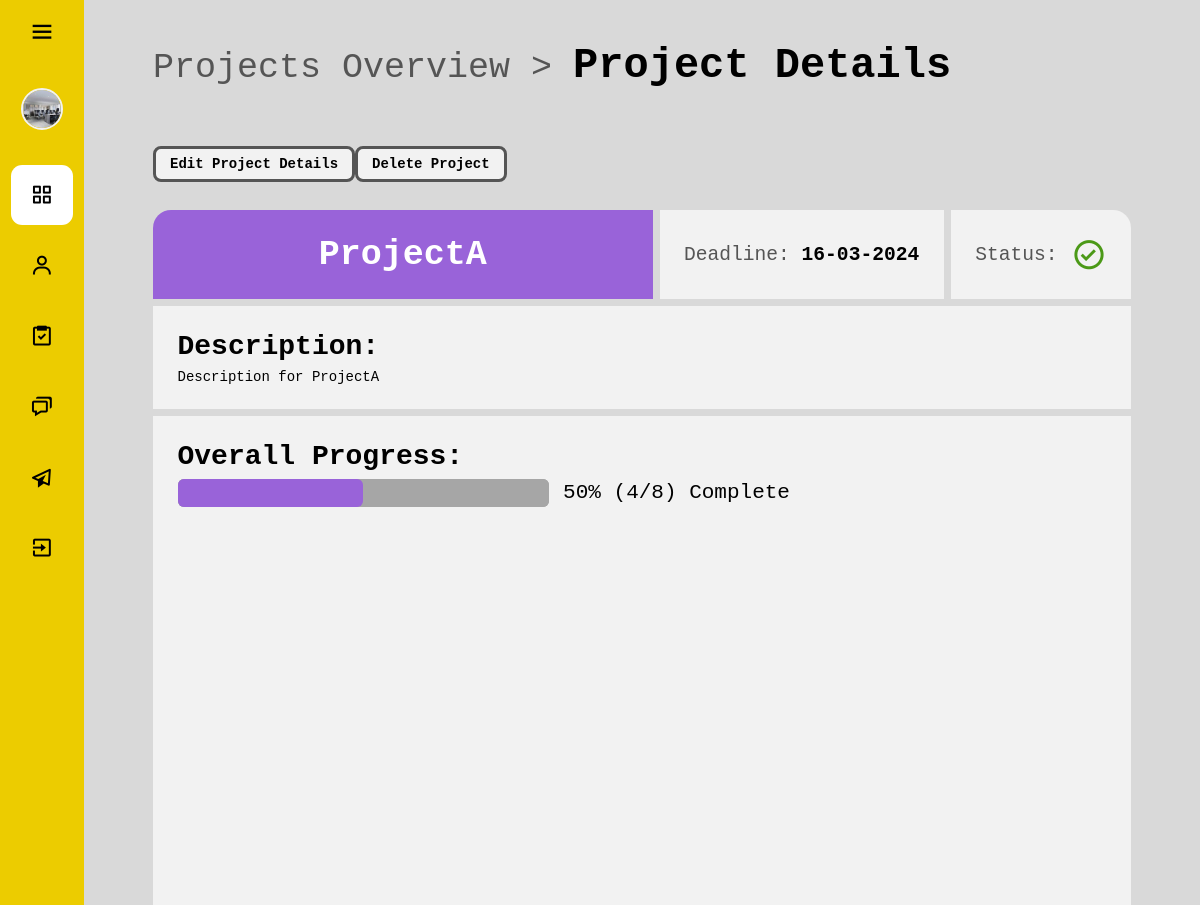
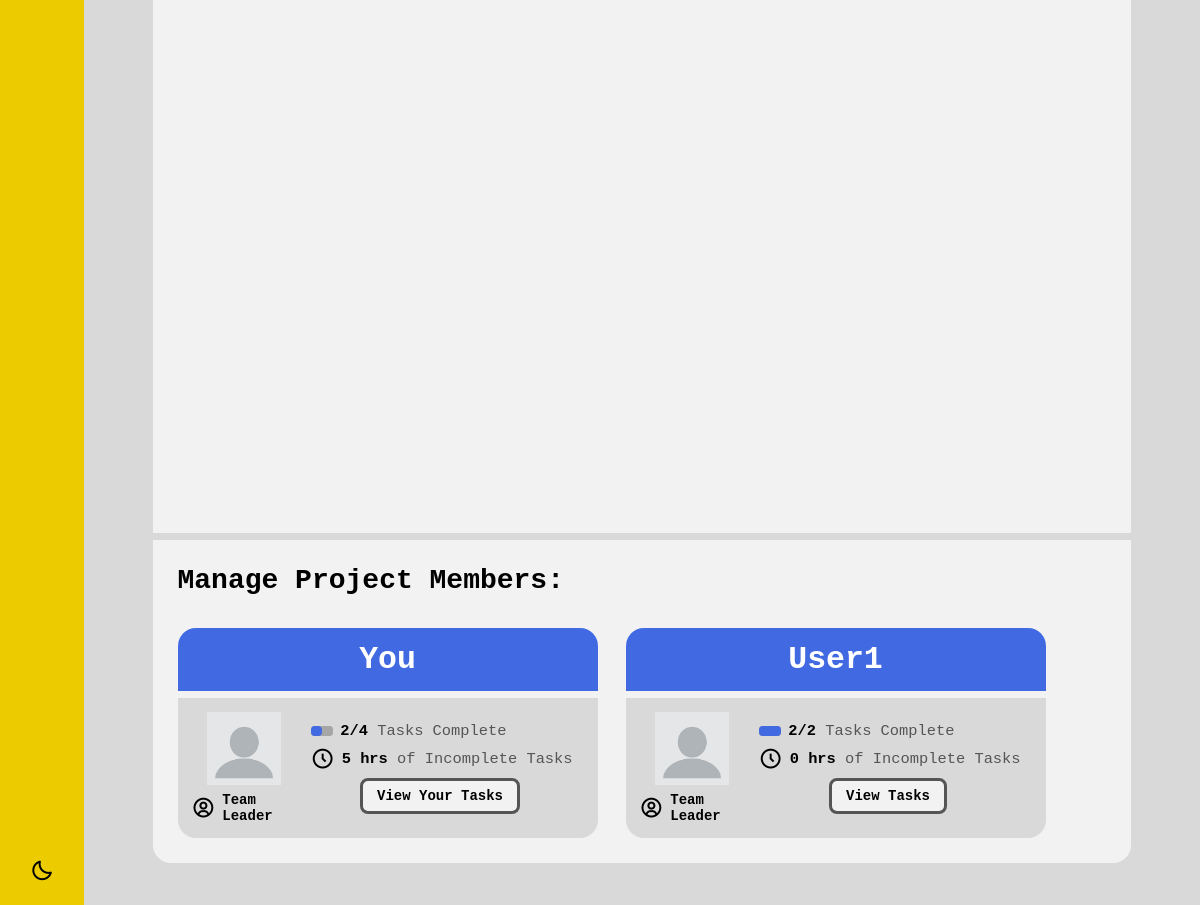
/part_2_system/php-pages/manager/project-details.php?id=1 (signed in), run on the app's committed database (2 pictures, top to bottom).
### tables this page shows
CREATE TABLE `projects` (
  `ProjectID` int(11) NOT NULL,
  `ProjectName` varchar(255) NOT NULL,
  `Description` varchar(255) DEFAULT NULL,
  `DueDate` date DEFAULT NULL,
  `Status` varchar(50) DEFAULT NULL,
  `ManagerID` int(11) DEFAULT NULL,
  `Colour` varchar(20) DEFAULT NULL
);

CREATE TABLE `users` (
  `UserID` int(11) NOT NULL,
  `Username` varchar(255) NOT NULL,
  `Email` varchar(255) NOT NULL,
  `Password` varchar(255) NOT NULL,
  `UserType` varchar(50) NOT NULL,
  `isMod` int(11) NOT NULL
);

CREATE TABLE `userprojects` (
  `UserID` int(11) NOT NULL,
  `ProjectID` int(11) NOT NULL,
  `IsTeamLeader` tinyint(1) NOT NULL
);

### part_2_system/php-pages/other/project-queries.php (called while the page is built, shortened)
<?php
function getProjectData($conn, $projectID) {
    $sql = "SELECT *
            FROM projects p
            LEFT JOIN userprojects up ON p.ProjectID = up.ProjectID
            WHERE p.ProjectID = " . $projectID;
    $result = $conn->query($sql);
    $project = $result->fetch_assoc();
    return $project;
}
function getProjectTaskCountData($conn, $projectID) {
    $sql = "SELECT
                p.ProjectID,
                p.ProjectName,
                SUM(CASE WHEN t.TaskStatus = 'Complete' THEN 1 ELSE 0 END) AS TotalComplete,
                SUM(CASE WHEN t.TaskStatus != 'Complete' THEN 1 ELSE 0 END) AS TotalIncomplete
            FROM
                projects p
            LEFT JOIN
                taskprojects tp ON p.ProjectID = tp.ProjectID
            LEFT JOIN
                tasks t ON tp.TaskID = t.TaskID
            WHERE
                p.ProjectID = ". $projectID ."
            GROUP BY
                p.ProjectID, p.ProjectName;";
    $result = query($conn, $sql);
    $project_task_count = $result->fetch_assoc();
    $project_task_count["Total"] = $project_task_count["TotalComplete"] + $project_task_count["TotalIncomplete"];
    $total = $project_task_count["Total"];
    $project_task_count["ProgressFraction"] = $project_task_count["TotalComplete"] . "/" . $total;
    $project_task_count["ProgressPercent"] = ($total > 0) ? strval(intval($project_task_count["TotalComplete"] / $total * 100)) : 0;
    return $project_task_count;
}
function getMemberData($conn, $project_id, $include_task_count_data = false) {
    $sql = "SELECT
                u.*
            FROM
                users u
            LEFT JOIN
                userprojects up ON u.UserID = up.UserID
            WHERE
                up.ProjectID = ". $project_id ."
            GROUP BY
                u.UserID, u.Username;";
    $result = query($conn, $sql);
    $project_members = [];
    foreach ($result->fetch_all(MYSQLI_ASSOC) as $member) {
        $project_members[$member["UserID"]] = $member;
    }
    if ($include_task_count_data) {
        $task_count_per_member = getMemberTaskCountData($conn, $project_id);
        foreach ($project_members as $user_id => $member_data) {
            $task_count_data = $task_count_per_member[$user_id];
            $project_members[$user_id]["TaskCountData"] = $task_count_data;
        }
    }
    return $project_members;
}
function getMemberTaskCountData($conn, $project_id) {
    $sql = "SELECT
                u.UserID,
                u.Username,
                SUM(CASE WHEN tp.ProjectID = ".$project_id." AND t.TaskStatus = 'Complete' THEN 1 ELSE 0 END) AS TotalComplete,
                SUM(CASE WHEN tp.ProjectID = ".$project_id." AND t.TaskStatus != 'Complete' THEN 1 ELSE 0 END) AS TotalIncomplete,
                SUM(CASE WHEN tp.ProjectID = ".$project_id." AND t.TaskStatus != 'Complete' THEN t.TaskDuration ELSE 0 END) AS TotalIncompleteDuration,
                SUM(CASE WHEN tp.ProjectID = ".$project_id." THEN t.TaskDuration ELSE 0 END) AS TotalDuration
            FROM
                users u
            LEFT JOIN
                userprojects up ON up.UserID = u.UserID
            LEFT JOIN
                usertasks ut ON ut.UserID = u.UserID
            LEFT JOIN
                tasks t ON t.TaskID = ut.TaskID
            LEFT JOIN
                taskprojects tp ON tp.TaskID = ut.TaskID
            WHERE
                up.ProjectID = ".$project_id."
            GROUP BY
                u.UserID";
    $result = query($conn, $sql);
    $task_count_per_user = [];
    foreach ($result->fetch_all(MYSQLI_ASSOC) as $row) {
        $total = $row["TotalComplete"] + $row["TotalIncomplete"];
        $task_count_per_user[$row["UserID"]] = [
            "Username" => $row["Username"],
            "TotalComplete" => $row["TotalComplete"],
            "TotalIncomplete" => $row["TotalIncomplete"],
            "Total" => $total,
            "TotalIncompleteDuration" => $row["TotalIncompleteDuration"],
            "TotalDuration" => $row["TotalDuration"],
            "ProgressFraction" => $row["TotalComplete"] . "/" . $total,
            "ProgressPercent" => ($total > 0) ? strval(intval($row["TotalComplete"] / $total * 100)) : 0
        ];
    }
    return $task_count_per_user;
}
function isTeamLeader($conn, $user_id, $project_id) {
    $sql = "SELECT *
            FROM userprojects
            WHERE UserID = " . $user_id . " AND ProjectID = " . $project_id;
    $result = query($conn, $sql);
    if ($result->num_rows == 0) {
        return "0";
    }
    else {
        $user_project_data = $result->fetch_assoc();
        return ($user_project_data["IsTeamLeader"]);
    }
}

### part_2_system/server.php (called while the page is built, shortened)
<?php
function query($conn,$sql){
    $result = $conn->query($sql);
    return $result;
}
?>

### part_2_system/php-pages/other/status-icon.php (called while the page is built)
<?php
function getStatusIconClass($status) {
    $icon_classes = [
        "ongoing" => "bx-refresh",
        "complete" => "bx-check-circle",
        "paused" => "bx-pause-circle",
        "overdue" => "bx-alarm-exclamation",
        "not started" => "bx-dots-horizontal-rounded"
    ];
    $status = strtolower($status);
    return $icon_classes[$status];
}

### part_2_system/php-pages/manager/project-details.php (the view, shortened to what this page needs)
<?php
$project_id = $_GET["id"];
include_once "../../server.php";
include_once "../other/project-queries.php";
include_once "../other/status-icon.php";
include_once "../components/sidebar-component.php";
$conn = connect();
$project_data = getProjectData($conn, $project_id);
$is_team_leader = isTeamLeader($conn, $_SESSION["user_id"], $project_id);
$isProjectManager = ($is_team_leader == "1") || ($_SESSION["user_type"] == "Manager");
$project_user_role = ($isProjectManager) ? "Team Leader" : "Member";
$project_task_count_data = getProjectTaskCountData($conn, $project_id);
$project_members = getMemberData($conn, $project_id, true);
?>
<!DOCTYPE html>
<html lang="en" data-theme="light" data-project-id="<?=$project_id?>" data-user-id="<?=$_SESSION["user_id"]?>" data-is-manager="<?=($isProjectManager) ? 1 : 0?>">
<head>
    <link href='https://unpkg.com/boxicons@2.1.4/css/boxicons.min.css' rel='stylesheet'>
    <link rel="stylesheet" href="../../css/main.css">
    <link rel="stylesheet" href="../../css/dash.css">
    <link rel="stylesheet" href="../../css/modal-form-style.css">
    <link rel="stylesheet" href="../../css/overview.css">
    <link rel="stylesheet" href="../../css/project-details.css">
    <link rel="stylesheet" href="../../css/status-icons.css">
    <link rel="stylesheet" href="../../css/to-do-list-style.css">
</head>
<body>
<div class="page-container">
    <?=getSidebarComponent("overview", $_SESSION["username"], "../../images/office2.jpeg");?>
    <main class="main-content">
        <div class="central">
            <header style="margin-bottom: 2rem">
                <h1 class="breadcrumb"><a href="./project-overview.php">Projects Overview</a> > <b>Project Details</b></h1>
                <?php
                if ($isProjectManager) {
                    echo '<button class="button open-modal" data-target-id="edit-project-modal">Edit Project Details</button>';
                    if ($project_data["Status"] == "Complete" || $project_data["Status"] == "Not Started") {
                        echo '<button class="button open-modal" data-target-id="confirm-delete-project">Delete Project</button>';
                    }
                }
                ?>
            </header>
            <section class="project-details burger-layout" style="--project-colour: <?=$project_data["Colour"]?>">
                <header class="row">
                    <h2><?=$project_data["ProjectName"]?></h2>
                    <div>
                        <p>Deadline: <b><?= DateTime::createFromFormat("Y-m-d", $project_data["DueDate"])->format("d-m-Y")?></b></p>
                    </div>
                    <div class="status-section">
                        <p>Status:</p>
                        <i class="bx <?=getStatusIconClass($project_data["Status"])?>"></i>
                    </div>
                </header>
                <section>
                    <h3>Description:</h3>
                    <p style="white-space: pre-wrap;"><?=$project_data["Description"]?></p>
                </section>
                <section>
                    <h3>Overall Progress:</h3>
                    <div class="project-progress">
                        <progress value="<?=$project_task_count_data["ProgressPercent"]?>" max="100" class="project-progress-bar"></progress>
                        <p><?=$project_task_count_data["ProgressPercent"]?>% (<?=$project_task_count_data["ProgressFraction"]?>) Complete</p>
                    </div>
                    <div class="chart-container">
                        <div id="columnChartContainer" style="height: 450px; width: 45%; min-width: 500px;"></div>
                        <div id="pieChartContainer" style="height: 450px; width: 45%; min-width: 500px;"></div>
                    </div>
                </section>
                <section class="list-container">
                    <header>
                        <h3>
                            <?php if ($isProjectManager) {
                                echo "Manage Project Members:";
                            }
                            else {
                                echo "Project Members:";
                            }?>
                        </h3>
                    </header>
                    <ul class="employee-list" id="project-members">
                        <?php
                        foreach ($project_members as $id => $member_data) {
                            echo '
                                <li class="burger-layout employee-card" style="--employee-colour: '."royalblue".'">
                                    <h4>'.(($id == $_SESSION["user_id"]) ? "You" : $member_data["Username"]).'</h4>
                                    <div class="employee-details">
                                        <div class="profile">
                                            <img src="../../images/blank-user.png" alt="Employee Profile Image">
                                            <div class="role">
                                                <i class="bx bx-user-circle"></i>
                                                <b>'.$project_user_role.'</b>
                                            </div>
                                        </div>
                                        <div class="progress">
                                            <div>
                                                <progress value="'.$member_data["TaskCountData"]["ProgressPercent"].'" max="100" class="project-progress-bar"></progress>
                                                <p><b>'.$member_data["TaskCountData"]["ProgressFraction"].'</b> Tasks Complete</p>
                                            </div>
                                            <div><i class="bx bx-time-five"></i> <p><b>'.$member_data["TaskCountData"]["TotalIncompleteDuration"].' hrs</b> of Incomplete Tasks</p></div>
                                            '.
                                            (($id == $_SESSION["user_id"] || $isProjectManager) ?
                                            '
                                            <button class="button view-tasks open-modal" data-target-id="project-member-tasks-modal" data-member-id="'.$id.'" title="Click to view Member\'s Tasks!">
                                                '.(($id == $_SESSION["user_id"]) ? "View Your Tasks" : "View Tasks").'
                                            </button>'
                                            : '') .'
                                        </div>
                                    </div>
                                </li>';
                        }
                        ?>
                    </ul>
                </section>
            </section>
        </div>
    </main>
</div>
</body>
</html>

### part_2_system/css/main.css (style rules this page uses)
[data-theme="light"] { --text-color: black; --alt-text-color: #555555; --bg-1: rgb(217,217,217); --bg-2: rgb(242,242,242); --bg-3: rgb(166,166,166); --accent: 236, 204, 0; }
body { font-family: Monospace, sans-serif; color: var(--text-color); overflow: hidden; background-color: var(--bg-1); }
.page-container { display: grid; grid-template-columns: auto 1fr; }
.main-content { --section-padding: 1.5rem; position: relative; width: 100%; height: 100vh; padding: var(--section-padding); overflow: auto; }
.main-content > .central { min-width: min-content; max-width: min(1400px, 80vw); margin-inline: auto; padding: var(--section-padding); }
h1.breadcrumb { white-space: nowrap; }
h1.breadcrumb, h1.breadcrumb > a { color: var(--alt-text-color); font-weight: lighter; font-size: 2.5rem; text-decoration: none; margin-bottom: 4rem; }
h1.breadcrumb > b { color: var(--text-color); font-size: 3rem; }
.button { --bg-colour: var(--bg-2); color: var(--text-color); font-family: Monospace, sans-serif; font-size: 1rem; font-weight: bolder; white-space: nowrap; user-select: none; cursor: pointer; padding-block: .5rem; padding-inline: 1rem; border-radius: 8px; border: var(--alt-text-color) 3px solid; background-color: var(--bg-colour); }
.burger-layout { --bg-colour: var(--bg-2); --gap: .5rem; --border-radius: 18px; --padding: 1.75rem; display: flex; flex-direction: column; gap: var(--gap); }
.burger-layout > :not(.row), .burger-layout > .row > * { padding: var(--padding); background-color: var(--bg-colour); }
.burger-layout > .row > div { display: flex; flex-direction: row; align-items: center; }
.burger-layout > .row { display: grid; grid-auto-flow: column; align-items: stretch; gap: var(--gap); width: 100%; }
.burger-layout > header.row { display: grid; grid-template-columns: 1fr auto auto; }
.burger-layout > *:first-child { border-top-left-radius: var(--border-radius); border-top-right-radius: var(--border-radius); }
.burger-layout > *:not(:first-child):not(:last-child) { border-radius: 0; }
.burger-layout > *:last-child { border-bottom-left-radius: var(--border-radius); border-bottom-right-radius: var(--border-radius); }
.burger-layout > .row:first-child > *:first-child { border-top-left-radius: var(--border-radius); }
.burger-layout > .row:first-child > *:last-child { border-top-right-radius: var(--border-radius); }
.burger-layout > .row:not(:first-child):not(:last-child) > *, .burger-layout > .row > *:not(:first-child):not(:last-child) { border-radius: 0; }

### part_2_system/css/dash.css (style rules this page uses)
@media (max-width: 1600px) and (min-width: 500px) { :root { font-size: 0.875rem; } }

### part_2_system/css/overview.css (style rules this page uses)
.list-container { width: 100%; min-width: min-content; padding: var(--section-padding); background-color: var(--bg-2); }
.list-container > header { display: flex; flex-direction: row; flex-wrap: wrap; align-items: center; gap: 25px; margin-bottom: 25px; }
.list-container > header h3 { font-size: 2.1rem; }
.list-container ul { list-style: none; display: flex; flex-direction: row; flex-wrap: wrap; align-items: flex-start; gap: 2em; }
.project-progress-bar { --_border-radius: 6px; --_inner-element-color: purple; width: 100%; -webkit-appearance: none; -moz-appearance: none; appearance: none; border: none; border-radius: var(--_border-radius); background-color: var(--bg-3); }

### part_2_system/css/to-do-list-style.css (style rules this page uses)
.main-content > .central { max-width: 85vw; }

### data on the page
projects: ProjectName "ProjectA", DueDate "16-03-2024", Description "Description for ProjectA"
users: shows "You", $member_data["TaskCountData"]["ProgressPercent"] 50 (drawn), ProgressFraction "2/4", TotalIncompleteDuration "5", shows "View Your Tasks"
userprojects: IsTeamLeader "Team Leader"
users: Username "User1", $member_data["TaskCountData"]["ProgressPercent"] 100 (drawn), ProgressFraction "2/2", TotalIncompleteDuration "0", shows "View Tasks"

### other printed values
$project_task_count_data["ProgressPercent"] "50"
$project_task_count_data["ProgressFraction"] "4/8"
